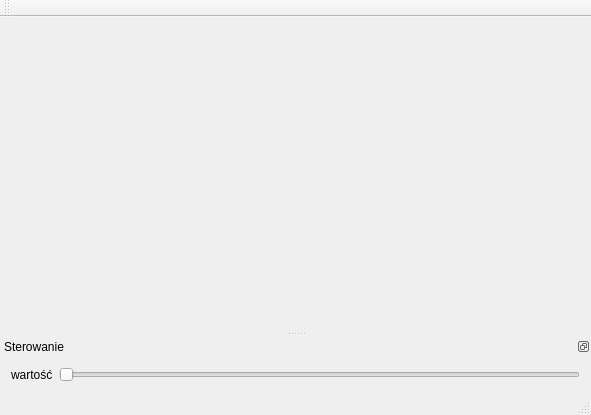
<?xml version="1.0" encoding="UTF-8"?>
<ui version="4.0">
 <class>MainWindow</class>
 <widget class="QMainWindow" name="MainWindow">
  <property name="geometry">
   <rect>
    <x>0</x>
    <y>0</y>
    <width>591</width>
    <height>415</height>
   </rect>
  </property>
  <property name="windowTitle">
   <string>MainWindow</string>
  </property>
  <widget class="QWidget" name="centralWidget">
   <layout class="QVBoxLayout" name="verticalLayout">
    <item>
     <widget class="QVTKWidget" name="qvtkWidget"/>
    </item>
   </layout>
  </widget>
  <widget class="QMenuBar" name="menuBar">
   <property name="geometry">
    <rect>
     <x>0</x>
     <y>0</y>
     <width>591</width>
     <height>27</height>
    </rect>
   </property>
  </widget>
  <widget class="QToolBar" name="mainToolBar">
   <attribute name="toolBarArea">
    <enum>TopToolBarArea</enum>
   </attribute>
   <attribute name="toolBarBreak">
    <bool>false</bool>
   </attribute>
  </widget>
  <widget class="QStatusBar" name="statusBar"/>
  <widget class="QDockWidget" name="dockWidget">
   <property name="features">
    <set>QDockWidget::DockWidgetFloatable|QDockWidget::DockWidgetMovable</set>
   </property>
   <property name="windowTitle">
    <string>Sterowanie</string>
   </property>
   <attribute name="dockWidgetArea">
    <number>8</number>
   </attribute>
   <widget class="QWidget" name="dockWidgetContents">
    <layout class="QFormLayout" name="formLayout">
     <item row="0" column="0">
      <widget class="QLabel" name="label">
       <property name="text">
        <string>wartość</string>
       </property>
       <property name="buddy">
        <cstring>horizontalSlider</cstring>
       </property>
      </widget>
     </item>
     <item row="0" column="1">
      <widget class="QSlider" name="horizontalSlider">
       <property name="orientation">
        <enum>Qt::Horizontal</enum>
       </property>
      </widget>
     </item>
    </layout>
   </widget>
  </widget>
 </widget>
 <layoutdefault spacing="6" margin="11"/>
 <customwidgets>
  <customwidget>
   <class>QVTKWidget</class>
   <extends>QWidget</extends>
   <header>QVTKWidget.h</header>
  </customwidget>
 </customwidgets>
 <resources/>
 <connections/>
</ui>
